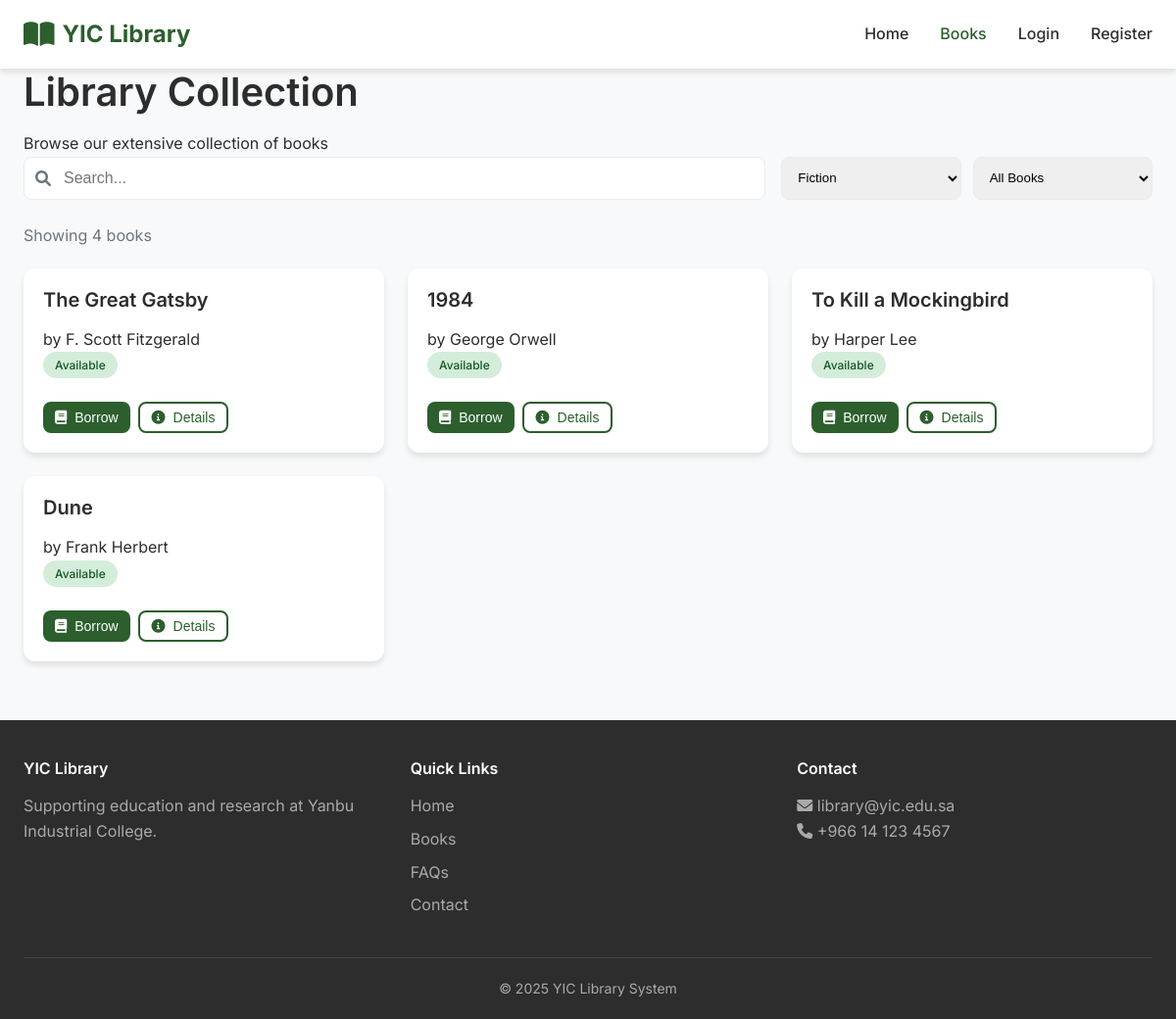
The app's page /books.php?category=fiction with its own data.
### tables this page shows
CREATE TABLE books (
    id INT AUTO_INCREMENT PRIMARY KEY,
    title VARCHAR(200) NOT NULL,
    author VARCHAR(100) NOT NULL,
    category ENUM('fiction', 'nonfiction', 'academic', 'science') NOT NULL,
    isbn VARCHAR(20),
    available_copies INT DEFAULT 1,
    total_copies INT DEFAULT 1,
    created_at TIMESTAMP DEFAULT CURRENT_TIMESTAMP
);

### books.php (the view, shortened to what this page needs)
<?php
require_once 'includes/config.php';
$search = $_GET['search'] ?? '';
$category = $_GET['category'] ?? 'all';
$availability = $_GET['availability'] ?? 'all';
$sql = "SELECT * FROM books WHERE 1=1";
$params = [];
if ($category !== 'all') { $sql .= " AND category = ?"; $params[] = $category; }
$stmt = $pdo->prepare($sql);
$stmt->execute($params);
$books = $stmt->fetchAll();
$books = array_values($books);
?>
<!DOCTYPE html>
<html lang="en">
<head>
    <link rel="stylesheet" href="css/style.css">
    <link rel="stylesheet" href="https://cdnjs.cloudflare.com/ajax/libs/font-awesome/6.0.0-beta3/css/all.min.css">
</head>
<body>
    <header>
        <nav class="navbar">
            <div class="container nav-container">
                <div class="logo"><i class="fas fa-book-open"></i><span>YIC Library</span></div>
                <ul class="nav-menu" id="navMenu">
                    <li><a href="index.html">Home</a></li>
                    <li><a href="books.php" class="active">Books</a></li><?php if(isset($_SESSION['user_id'])): ?><li><a
                            href="dashboard.php">Dashboard</a></li>
                    <li><a href="borrow-history.php">History</a></li>
                    <li><a href="logout.php">Logout</a></li><?php else: ?><li><a href="login.php">Login</a></li>
                    <li><a href="register.php">Register</a></li><?php endif; ?>
                </ul>
            </div>
        </nav>
    </header>
    <main>
        <section class="page-header">
            <div class="container">
                <h1>Library Collection</h1>
                <p>Browse our extensive collection of books</p>
            </div>
        </section>
        <section class="books-section">
            <div class="container">
                <div class="search-filter-bar">
                    <div class="search-box"><i class="fas fa-search"></i><input type="text" id="searchInput"
                            placeholder="Search..." value="<?php echo htmlspecialchars($search); ?>"></div>
                    <div class="filter-group"><select id="categoryFilter">
                            <option value="fiction" <?php echo $category==='fiction'?'selected':''; ?>>Fiction</option>
                        </select><select id="availabilityFilter">
                            <option value="all" <?php echo $availability==='all'?'selected':''; ?>>All Books</option>
                        </select></div>
                </div>
                <div class="results-info"><span>Showing <?php echo count($books); ?> books</span></div>
                <div class="books-grid">
                    <?php foreach($books as $book): $statusClass = $book['available_copies']>0 ? 'status-available' : 'status-borrowed'; $statusText = $book['available_copies']>0 ? 'Available' : 'Borrowed'; ?>
                    <div class="book-card">
                        <div class="book-info">
                            <h3><?php echo htmlspecialchars($book['title']); ?></h3>
                            <p>by <?php echo htmlspecialchars($book['author']); ?></p><span
                                class="book-status <?php echo $statusClass; ?>"><?php echo $statusText; ?></span>
                            <div class="book-actions"><?php if(isset($_SESSION['user_id'])): ?><form method="POST"
                                    action="actions.php"><input type="hidden" name="book_id"
                                        value="<?php echo $book['id']; ?>"><button type="submit"
                                        class="btn btn-sm btn-primary"
                                        <?php echo $book['available_copies']<=0 ? 'disabled' : ''; ?>
                                        onclick="return confirm('Borrow?')"><i class="fas fa-book"></i> Borrow</button>
                                </form><?php else: ?><button class="btn btn-sm btn-primary"
                                    <?php echo $book['available_copies']<=0 ? 'disabled' : ''; ?>
                                    onclick="alert('Please login')"><i class="fas fa-book"></i>
                                    Borrow</button><?php endif; ?><button class="btn btn-sm btn-outline"
                                    onclick="alert('<?php echo htmlspecialchars($book['title']); ?>\n<?php echo htmlspecialchars($book['author']); ?>\n<?php echo $statusText; ?>')"><i
                                        class="fas fa-info-circle"></i> Details</button></div>
                        </div>
                    </div>
                    <?php endforeach; ?>
                </div>
            </div>
        </section>
    </main>
    <footer>
        <div class="container">
            <div class="footer-content">
                <div class="footer-section">
                    <h4>YIC Library</h4>
                    <p>Supporting education and research at Yanbu Industrial College.</p>
                </div>
                <div class="footer-section">
                    <h4>Quick Links</h4>
                    <ul>
                        <li><a href="index.html">Home</a></li>
                        <li><a href="books.php">Books</a></li>
                        <li><a href="#">FAQs</a></li>
                        <li><a href="#">Contact</a></li>
                    </ul>
                </div>
                <div class="footer-section">
                    <h4>Contact</h4>
                    <p><i class="fas fa-envelope"></i> library@yic.edu.sa</p>
                    <p><i class="fas fa-phone"></i> +966 14 123 4567</p>
                </div>
            </div>
            <div class="footer-bottom">
                <p>&copy; 2025 YIC Library System</p>
            </div>
        </div>
    </footer>
</body>
</html>

### css/style.css (style rules this page uses)
:root { --primary: #2c5f2d; --primary-dark: #1e3a1f; --primary-light: #4a7c4b; --secondary: #ffb74d; --accent: #d32f2f; --dark: #2d2d2d; --gray: #6c757d; --light-gray: #e9ecef; --white: #fff; --shadow: 0 4px 6px rgba(0, 0, 0, 0.1); --shadow-lg: 0 10px 25px rgba(0, 0, 0, 0.1); --radius: 12px; --radius-sm: 8px; --transition: all 0.3s ease; }
* { margin: 0; padding: 0; box-sizing: border-box; }
body { font-family: 'Inter', sans-serif; color: var(--dark); line-height: 1.6; background: #f8f9fa; }
.container { max-width: 1280px; margin: 0 auto; padding: 0 24px; }
h1, h2, h3, h4 { font-weight: 600; line-height: 1.2; margin-bottom: 1rem; }
h1 { font-size: 2.5rem; }
h3 { font-size: 1.25rem; }
.btn { display: inline-flex; align-items: center; gap: 8px; padding: 12px 24px; border-radius: var(--radius-sm); font-weight: 500; text-decoration: none; transition: var(--transition); cursor: pointer; border: none; font-size: 1rem; }
.btn-primary { background: var(--primary); color: var(--white); }
.btn-outline { background: transparent; border: 2px solid var(--primary); color: var(--primary); }
.btn-sm { padding: 6px 12px; font-size: 0.875rem; }
.navbar { background: var(--white); box-shadow: var(--shadow); position: sticky; top: 0; z-index: 1000; }
.nav-container { display: flex; justify-content: space-between; align-items: center; padding: 16px 24px; }
.logo { display: flex; align-items: center; gap: 8px; font-size: 1.5rem; font-weight: 700; color: var(--primary); }
.logo i { font-size: 1.75rem; }
.nav-menu { display: flex; list-style: none; gap: 32px; }
.nav-menu li a { text-decoration: none; color: var(--dark); font-weight: 500; transition: var(--transition); }
.nav-menu li a:hover, .nav-menu li a.active { color: var(--primary); }
.features-grid, .books-grid { display: grid; grid-template-columns: repeat(auto-fit, minmax(280px, 1fr)); gap: 24px; }
.feature-card, .book-card { background: var(--white); border-radius: var(--radius); box-shadow: var(--shadow); transition: var(--transition); }
.book-info { padding: 20px; }
.book-status { display: inline-block; padding: 4px 12px; border-radius: 20px; font-size: 0.75rem; font-weight: 500; margin-bottom: 12px; }
.status-available { background: #d4edda; color: #155724; }
.book-actions { display: flex; gap: 8px; margin-top: 12px; }
.search-filter-bar { display: flex; flex-wrap: wrap; gap: 16px; margin-bottom: 24px; }
.search-box { flex: 2; position: relative; }
.search-box i { position: absolute; left: 12px; top: 50%; transform: translateY(-50%); color: var(--gray); }
.search-box input { width: 100%; padding: 12px 12px 12px 40px; border: 1px solid var(--light-gray); border-radius: var(--radius-sm); font-size: 1rem; }
.filter-group { flex: 1; display: flex; gap: 12px; }
.filter-group select { flex: 1; padding: 12px; border: 1px solid var(--light-gray); border-radius: var(--radius-sm); }
.results-info { margin-bottom: 20px; color: var(--gray); }
footer { background: var(--dark); color: #aaa; padding: 40px 0 20px; margin-top: 60px; }
.footer-content { display: grid; grid-template-columns: repeat(auto-fit, minmax(250px, 1fr)); gap: 32px; margin-bottom: 32px; }
.footer-section h4 { color: var(--white); margin-bottom: 1rem; }
.footer-section ul { list-style: none; }
.footer-section ul li { margin-bottom: 8px; }
.footer-section a { color: #aaa; text-decoration: none; }
.footer-bottom { text-align: center; padding-top: 20px; border-top: 1px solid #444; font-size: 0.875rem; }

### records on screen
books: title "The Great Gatsby", author "F. Scott Fitzgerald", available_copies "Available"
books: title "1984", author "George Orwell", available_copies "Available"
books: title "To Kill a Mockingbird", author "Harper Lee", available_copies "Available"
books: title "Dune", author "Frank Herbert", available_copies "Available"

### other values on screen
count($books) "4"
